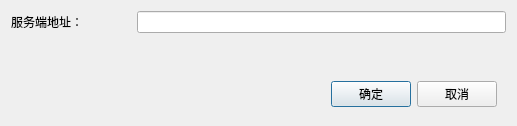
<?xml version="1.0" encoding="UTF-8"?>
<ui version="4.0">
 <class>SetIpDialog</class>
 <widget class="QDialog" name="SetIpDialog">
  <property name="geometry">
   <rect>
    <x>0</x>
    <y>0</y>
    <width>517</width>
    <height>126</height>
   </rect>
  </property>
  <property name="windowTitle">
   <string>设置</string>
  </property>
  <property name="styleSheet">
   <string notr="true"/>
  </property>
  <layout class="QVBoxLayout" name="verticalLayout">
   <item>
    <layout class="QHBoxLayout" name="horizontalLayout_3">
     <item>
      <widget class="QLabel" name="label_5">
       <property name="minimumSize">
        <size>
         <width>120</width>
         <height>0</height>
        </size>
       </property>
       <property name="maximumSize">
        <size>
         <width>80</width>
         <height>16777215</height>
        </size>
       </property>
       <property name="text">
        <string>服务端地址：</string>
       </property>
      </widget>
     </item>
     <item>
      <widget class="QLineEdit" name="edtUrl"/>
     </item>
    </layout>
   </item>
   <item>
    <spacer name="verticalSpacer">
     <property name="orientation">
      <enum>Qt::Vertical</enum>
     </property>
     <property name="sizeHint" stdset="0">
      <size>
       <width>20</width>
       <height>40</height>
      </size>
     </property>
    </spacer>
   </item>
   <item>
    <widget class="QWidget" name="wgtBottom" native="true">
     <property name="minimumSize">
      <size>
       <width>0</width>
       <height>41</height>
      </size>
     </property>
     <property name="maximumSize">
      <size>
       <width>16777215</width>
       <height>41</height>
      </size>
     </property>
     <layout class="QHBoxLayout" name="horizontalLayout">
      <property name="topMargin">
       <number>0</number>
      </property>
      <property name="bottomMargin">
       <number>0</number>
      </property>
      <item>
       <spacer name="horizontalSpacer">
        <property name="orientation">
         <enum>Qt::Horizontal</enum>
        </property>
        <property name="sizeHint" stdset="0">
         <size>
          <width>387</width>
          <height>20</height>
         </size>
        </property>
       </spacer>
      </item>
      <item>
       <widget class="QPushButton" name="btnOk">
        <property name="text">
         <string>确定</string>
        </property>
       </widget>
      </item>
      <item>
       <widget class="QPushButton" name="btnCancel">
        <property name="text">
         <string>取消</string>
        </property>
       </widget>
      </item>
     </layout>
    </widget>
   </item>
  </layout>
 </widget>
 <resources/>
 <connections/>
</ui>
